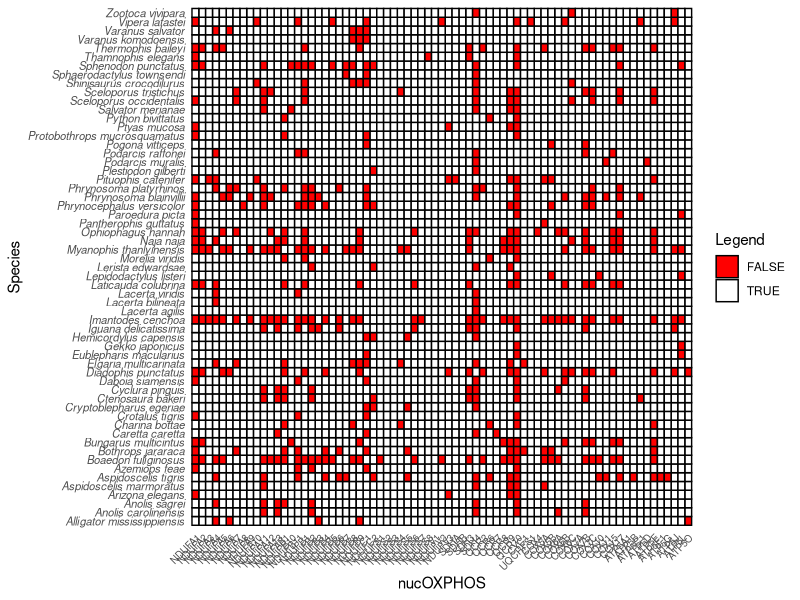

This figure's R source:
library(tidyverse)
library(reshape2)

completeness_matrix <- read.csv("completeness_matrix_nucox.csv")
completeness_long <- melt(completeness_matrix, id.vars = "Species")
completeness_long$value <- ifelse(completeness_long$value == "TRUE", "TRUE", "FALSE")

gene_order <- c("NDUFA1", "NDUFA2", "NDUFA3", "NDUFA4", "NDUFA5", "NDUFA6", "NDUFA7", 
                "NDUFA8", "NDUFA9", "NDUFA10", "NDUFA11", "NDUFA12", "NDUFA13", "NDUFAB1", 
                "NDUFB10", "NDUFB11", "NDUFB1", "NDUFB2", "NDUFB3", "NDUFB4", "NDUFB5", 
                "NDUFB6", "NDUFB7", "NDUFB8", "NDUFB9", "NDUFC1", "NDUFC2", "NDUFS1", 
                "NDUFS2", "NDUFS3", "NDUFS4", "NDUFS5", "NDUFS6", "NDUFS7", "NDUFS8", 
                "NDUFV1", "NDUFV2", "NDUFV3", "SDHA", "SDHB", "SDH3", "SDH4", "QCR2", 
                "QCR6", "QCR7", "QCR8", "QCR9", "QCR10", "CYC1", "UQCRFS1", "COX4", 
                "COX5A", "COX5B", "COX6A", "COX6B", "COX6C", "COX7A", "COX7B", "COX7C",  
                "COX10", "COX11", "COX15", "COX17", "ATP5A1", "ATP5B", "ATP5C1", "ATP5D", 
                "ATP5E", "ATP5F1", "ATP5G", "ATP5J", "ATP5L", "ATP5O")


ggplot(completeness_long, aes(x = factor(variable, levels = gene_order), y = Species, fill = value)) +
    geom_tile(color = "black", size = 0.5) +  
    scale_fill_manual(values = c("TRUE" = "white", "FALSE" = "red"), 
                      name = "Legend") +
    labs(x = "nucOXPHOS", y = "Species") +
    theme_minimal() +
    theme(axis.text.x = element_text(angle = 45, hjust = 1, size = 7),
          axis.text.y = element_text(face = "italic", size = 8),  
    panel.grid = element_blank()) 
